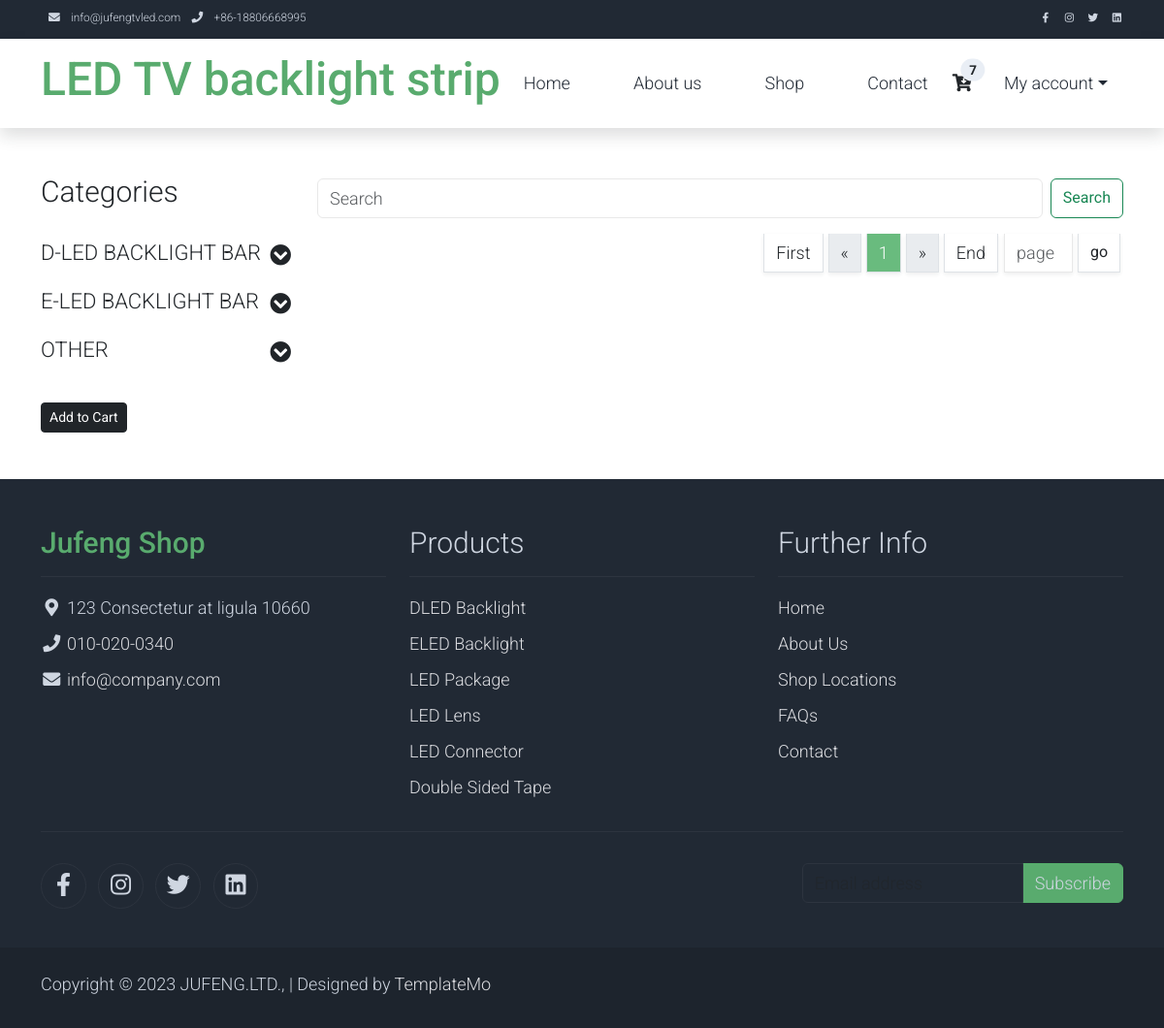
Before: /shop/category/skyworth/ (signed in) with the older database file.
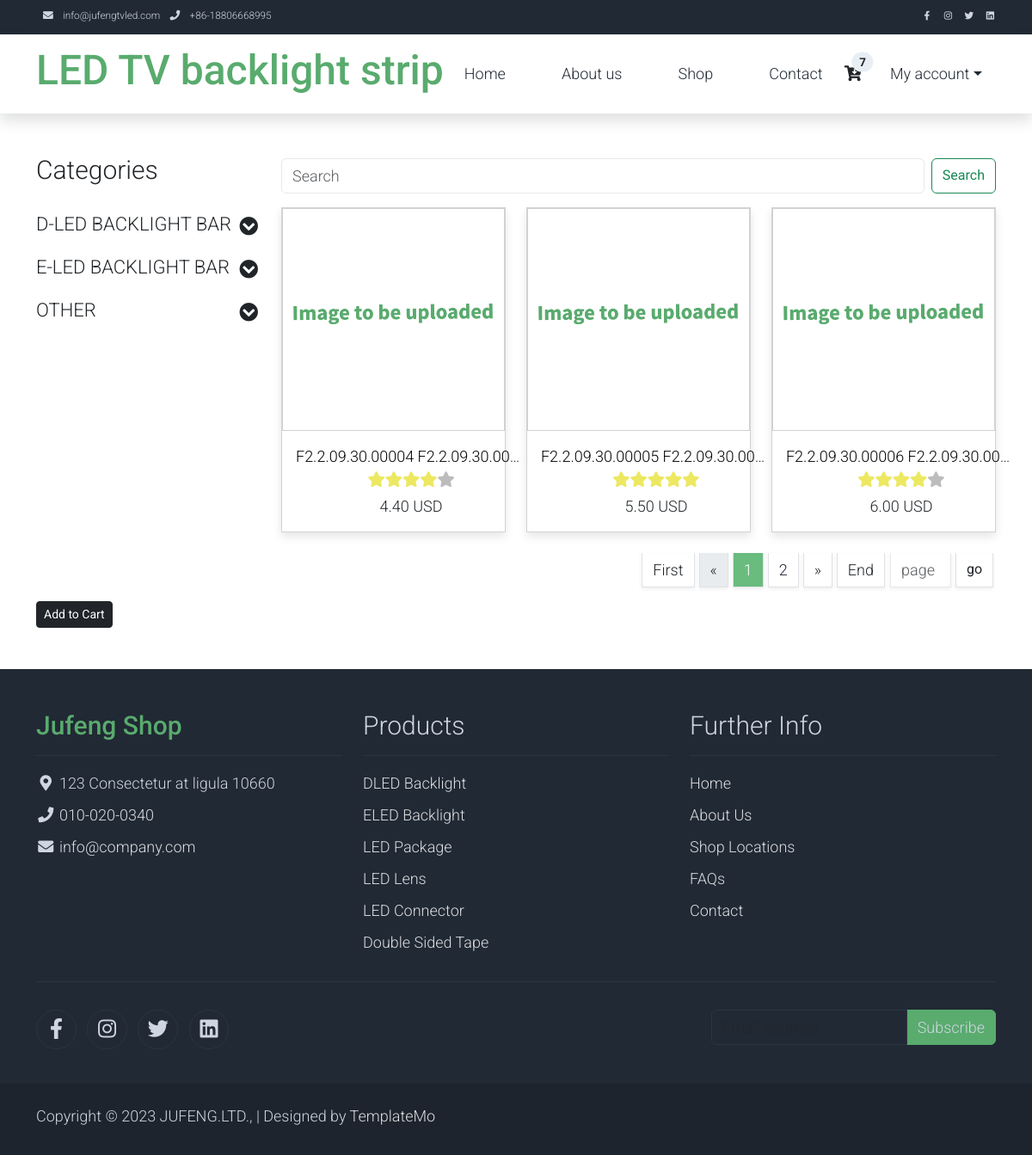
After: the same page with the newer database file.
### apps/shop/models.py (models this page shows)
class ShopSKU(BaseModel):
    goods_name = CharField(max_length=200, verbose_name='物料型号:(JF-D-***)')
    item_sku = CharField(max_length=64, verbose_name='物料编码(F2.2.09.30.00000)')
    listing = TextField(verbose_name='listing')
    brand = ForeignKey(ShopBrand, on_delete=PROTECT, verbose_name='商品品牌',
                       related_name='sku_brand')
    price = DecimalField(max_digits=10, decimal_places=2, null=True, blank=True, verbose_name='售价')
    transport_package = CharField(max_length=64, null=True, blank=True, verbose_name='运输包装')
    likes_num = IntegerField(default=0, null=True, blank=True, verbose_name='收藏')
    stock = IntegerField(default=0, null=True, blank=True, verbose_name='库存')
    sales = IntegerField(default=0, null=True, blank=True, verbose_name='销量')
    comment_num = IntegerField(default=0, null=True, blank=True, verbose_name='评论数量')
    fa_star = DecimalField(max_digits=16, decimal_places=1, validators=[MinValueValidator(0.0), MaxValueValidator(5.0)],
                           null=True, blank=True, verbose_name='评论星星')
    led_power = CharField(max_length=16, null=True, blank=True, verbose_name='LED灯珠瓦数')
    led_type = CharField(max_length=16, null=True, blank=True, verbose_name='LED灯珠类型')
    color = CharField(max_length=16, null=True, blank=True, verbose_name='灯珠发光颜色')
    led_num = CharField(max_length=16, null=True, blank=True, verbose_name='LED灯珠数量')
    voltage = CharField(max_length=16, null=True, blank=True, verbose_name='LED灯珠电压')
    current = DecimalField(max_digits=16, null=True, blank=True, decimal_places=2, verbose_name='LED灯珠电流')
    lens = CharField(max_length=32, null=True, blank=True, verbose_name='透镜类型')
    pcb_material = CharField(max_length=16, null=True, blank=True, verbose_name='PCB板材')
    pcb_w = DecimalField(max_digits=16, decimal_places=2, null=True, blank=True, verbose_name='PCB宽度')
    pcb_t = DecimalField(max_digits=16, decimal_places=2, null=True, blank=True, verbose_name='PCB厚度')
    a_pcb = CharField(max_length=16, null=True, blank=True, verbose_name='A/L1板名称')
    a_led_num = DecimalField(max_digits=16, decimal_places=0, null=True, blank=True, verbose_name='A板灯珠数量')
    a_pcb_num = DecimalField(max_digits=16, decimal_places=0, null=True, blank=True, verbose_name='A板数量')
    a_pcb_l = DecimalField(max_digits=16, decimal_places=2, null=True, blank=True, verbose_name='A/L1板PCB长度')
    aa_cnt_num = CharField(max_length=16, null=True, blank=True, verbose_name='A板连接器型号A数量')
    aa_cnt = CharField(max_length=16, null=True, blank=True, verbose_name='A板连接器型号A')
    ab_cnt_num = CharField(max_length=16, null=True, blank=True, verbose_name='A板连接器型号B数量')
    ab_cnt = CharField(max_length=16, null=True, blank=True, verbose_name='A板连接器型号B')
    ac_cnt_num = CharField(max_length=16, null=True, blank=True, verbose_name='A板连接器型号C数量')
    ac_cnt = CharField(max_length=16, null=True, blank=True, verbose_name='A板连接器型号C')
    b_pcb = CharField(max_length=16, null=True, blank=True, verbose_name='B/R2板名称')
    b_led_num = DecimalField(max_digits=16, decimal_places=0, null=True, blank=True, verbose_name='B板灯珠数量')
    b_pcb_num = DecimalField(max_digits=16, decimal_places=0, null=True, blank=True, verbose_name='B板数量')
    b_pcb_l = DecimalField(max_digits=16, decimal_places=2, null=True, blank=True, verbose_name='B/R2板PCB长度')
    ba_cnt_num = CharField(max_length=16, null=True, blank=True, verbose_name='B板连接器型号A数量')
    ba_cnt = CharField(max_length=16, null=True, blank=True, verbose_name='B板连接器型号A')
    bb_cnt_num = CharField(max_length=16, null=True, blank=True, verbose_name='B板连接器型号B数量')
    bb_cnt = CharField(max_length=16, null=True, blank=True, verbose_name='B板连接器型号B')
    bc_cnt_num = CharField(max_length=16, null=True, blank=True, verbose_name='B板连接器型号C数量')
    bc_cnt = CharField(max_length=16, null=True, blank=True, verbose_name='B板连接器型号C')
    c_pcb = CharField(max_length=16, null=True, blank=True, verbose_name='C/L2板名称')
    c_led_num = DecimalField(max_digits=16, decimal_places=0, null=True, blank=True, verbose_name='C板灯珠数量')
    c_pcb_num = DecimalField(max_digits=16, decimal_places=0, null=True, blank=True, verbose_name='C板数量')
    c_pcb_l = DecimalField(max_digits=16, decimal_places=2, null=True, blank=True, verbose_name='C/L2板PCB长度')
    ca_cnt_num = CharField(max_length=16, null=True, blank=True, verbose_name='C板连接器型号A数量')
    ca_cnt = CharField(max_length=16, null=True, blank=True, verbose_name='C板连接器型号A')
    cb_cnt_num = CharField(max_length=16, null=True, blank=True, verbose_name='C板连接器型号B数量')
    cb_cnt = CharField(max_length=16, null=True, blank=True, verbose_name='C板连接器型号B')
    cc_cnt_num = CharField(max_length=16, null=True, blank=True, verbose_name='C板连接器型号C数量')
    cc_cnt = CharField(max_length=16, null=True, blank=True, verbose_name='C板连接器型号C')
    d_pcb = CharField(max_length=16, null=True, blank=True, verbose_name='D/R2板名称')
    d_led_num = DecimalField(max_digits=16, decimal_places=0, null=True, blank=True, verbose_name='D板灯珠数量')
    d_pcb_num = DecimalField(max_digits=16, decimal_places=0, null=True, blank=True, verbose_name='D板数量')
    d_pcb_l = DecimalField(max_digits=16, decimal_places=2, null=True, blank=True, verbose_name='D/R2板PCB长度')
    da_cnt_num = CharField(max_length=16, null=True, blank=True, verbose_name='D板连接器型号A数量')
    da_cnt = CharField(max_length=16, null=True, blank=True, verbose_name='D板连接器型号A')
    db_cnt_num = CharField(max_length=16, null=True, blank=True, verbose_name='D板连接器型号B数量')
    db_cnt = CharField(max_length=16, null=True, blank=True, verbose_name='D板连接器型号B')
    dc_cnt_num = CharField(max_length=16, null=True, blank=True, verbose_name='D板连接器型号C数量')
    dc_cnt = CharField(max_length=16, null=True, blank=True, verbose_name='D板连接器型号C')
    e_pcb = CharField(max_length=16, null=True, blank=True, verbose_name='E板名称')
    e_led_num = DecimalField(max_digits=16, decimal_places=0, null=True, blank=True, verbose_name='E板灯珠数量')
    e_pcb_num = DecimalField(max_digits=16, decimal_places=0, null=True, blank=True, verbose_name='E板数量')
    e_pcb_l = DecimalField(max_digits=16, decimal_places=2, null=True, blank=True, verbose_name='E板PCB长度')
    ea_cnt_num = CharField(max_length=16, null=True, blank=True, verbose_name='E板连接器型号A数量')
    ea_cnt = CharField(max_length=16, null=True, blank=True, verbose_name='E板连接器型号A')
    eb_cnt_num = CharField(max_length=16, null=True, blank=True, verbose_name='E板连接器型号B数量')
    eb_cnt = CharField(max_length=16, null=True, blank=True, verbose_name='E板连接器型号B')
    ec_cnt_num = CharField(max_length=16, null=True, blank=True, verbose_name='E板连接器型号C数量')
    ec_cnt = CharField(max_length=16, null=True, blank=True, verbose_name='E板连接器型号C')
    f_pcb = CharField(max_length=16, null=True, blank=True, verbose_name='F板名称')
    f_led_num = DecimalField(max_digits=16, decimal_places=0, null=True, blank=True, verbose_name='F板灯珠数量')
    f_pcb_num = DecimalField(max_digits=16, decimal_places=0, null=True, blank=True, verbose_name='F板数量')
    f_pcb_l = DecimalField(max_digits=16, decimal_places=2, null=True, blank=True, verbose_name='F板PCB长度')
    fa_cnt_num = CharField(max_length=16, null=True, blank=True, verbose_name='F板连接器型号A数量')
    fa_cnt = CharField(max_length=16, null=True, blank=True, verbose_name='F板连接器型号A')
    fb_cnt_num = CharField(max_length=16, null=True, blank=True, verbose_name='F板连接器型号B数量')
    fb_cnt = CharField(max_length=16, null=True, blank=True, verbose_name='F板连接器型号B')
    fc_cnt_num = CharField(max_length=16, null=True, blank=True, verbose_name='F板连接器型号C数量')
    fc_cnt = CharField(max_length=16, null=True, blank=True, verbose_name='F板连接器型号C')
    o_code1 = TextField(null=True, blank=True, verbose_name='原厂代码1')
    o_code2 = TextField(null=True, blank=True, verbose_name='原厂代码2')
    o_code3 = TextField(null=True, blank=True, verbose_name='原厂代码3')
    o_code4 = TextField(null=True, blank=True, verbose_name='原厂代码4')
    o_code5 = TextField(null=True, blank=True, verbose_name='原厂代码5')
    o_code6 = TextField(null=True, blank=True, verbose_name='原厂代码6')
    o_code7 = TextField(null=True, blank=True, verbose_name='原厂代码7')
    o_code8 = TextField(null=True, blank=True, verbose_name='原厂代码8')
    o_code9 = TextField(null=True, blank=True, verbose_name='原厂代码9')
    o_code10 = TextField(null=True, blank=True, verbose_name='原厂代码10')
    tv_model = TextField(null=True, blank=True, verbose_name='适用电视机型号')
    image1 = ImageField(upload_to='product/', null=True, blank=True, verbose_name='主图')
    image2 = ImageField(upload_to='product/', blank=True, null=True, verbose_name='辅图')
    image3 = ImageField(upload_to='product/', blank=True, null=True, verbose_name='辅图')
    image4 = ImageField(upload_to='product/', blank=True, null=True, verbose_name='辅图')
    image5 = ImageField(upload_to='product/', blank=True, null=True, verbose_name='辅图')
    image6 = ImageField(upload_to='product/', blank=True, null=True, verbose_name='辅图')
    class Meta:
        db_table = 'shop_sku'
        verbose_name = '商品SKU'
        verbose_name_plural = verbose_name

### apps/shop/views.py (the view)
# urls.py: path('category/<str:brand_name>/', views.category, name='category'),
def category(request, brand_name):
    channel_group = ShopChannelGroup.objects.all()
    brands = ShopBrand.objects.filter(is_activate=True)
    brand = get_object_or_404(ShopBrand, name=brand_name)
    skus = ShopSKU.objects.filter(is_activate=True, brand=brand)
    current_num = int(request.GET.get('num', 1))
    paginator = Paginator(skus, settings.PAGE_SIZE)
    page_obj = paginator.get_page(current_num)
    if paginator.num_pages > 11:
        if current_num + 5 > paginator.num_pages:
            page_range = range(paginator.num_pages - 10, paginator.num_pages + 1)
        elif current_num - 5 < 1:
            page_range = range(1, 12)
        else:
            page_range = range(current_num - 5, current_num + 5 + 1)
    else:
        page_range = paginator.page_range
    return render(request, "category.html",
                  {'channel_group': channel_group, 'brand': brand, 'brands': brands, 'page_obj': page_obj,
                   'paginator': paginator,
                   'current_num': current_num, 'page_range': page_range})

### content/utils/auth.py (called while the page is built)
    def process_request(self, request):
        if request.path_info in ["/user/login/", "/user/register/", "/user/image/code/"]:
            return
        info_dict = request.session.get('info')
        if info_dict:
            return
        return redirect('/user/login/')

### apps/shop/templates/category.html (shortened to what the changed rows need)
{% extends 'base.html' %}
{% load static %}
{% block link %}
    <link rel="stylesheet" type="text/css" href="{% static 'css/slick.min.css' %}">
    <link rel="stylesheet" type="text/css" href="{% static 'css/slick-theme.css' %}">
{% endblock %}
{% block content %}
    <div class="container py-5">
        <div class="row">
            <div class="col-lg-3">
                <h1 class="h2 pb-4">Categories</h1>
            </div>
            <div class="col-lg-9">
                <div class="row">
                    {% for spu in page_obj %}
                        <div class="col-md-4">
                            <div class="card mb-4 product-wap rounded-0">
                                <div class="card rounded-0">
                                    {% if spu.image1 %}
                                        <img class="card-img rounded-0 img-fluid" src="{{ spu.image1.url }}">
                                    {% else %}
                                        <img class="card-img rounded-0 img-fluid" src="{% static 'img/no_image.png' %}">
                                    {% endif %}
                                </div>
                                <div class="card-body"
                                     style="width: 300px; white-space: nowrap; overflow: hidden; text-overflow: ellipsis;">
                                    <a href="single/?num={{ spu.id }}"
                                       class="h3 text-decoration-none">{{ spu.listing }}</a>
                                    <ul class="list-unstyled d-flex justify-content-center mb-1">
                                        <li>
                                        </li>
                                    </ul>
                                    <p class="text-center mb-0">{{ spu.price }} USD</p>
                                </div>
                            </div>
                        </div>
                    {% endfor %}
                </div>
                <div class="row ">
                    <ul class="pagination  justify-content-end pagination-gap ">
                        {% for num in page_range %}
                            {% if num == current_num %}
                                <li class="page-item disabled mc">
                                    <a class="page-link active rounded-0 mr-3 shadow-sm border-top-0 border-left-0"
                                       href="?num={{ num }}" tabindex="-1">{{ num }}</a>
                                </li>
                            {% else %}
                                <li class="page-item mc"><a href="?num={{ num }}"
                                                            class="page-link rounded-0 mr-3 shadow-sm border-top-0 border-left-0 text-dark">{{ num }}</a>
                                </li>
                            {% endif %}
                        {% endfor %}
                        {% if page_obj.has_next %}
                            <li class="page-item mc">
                                <a href="?num={{ page_obj.next_page_number }}"
                                   class="page-link rounded-0 mr-3 shadow-sm border-top-0 border-left-0 text-dark">
                                    <span>&raquo;</span>
                                </a>
                            </li>
                        {% else %}
                            <li class="page-item disabled mc">
                                <a href="#"
                                   class="page-link rounded-0 mr-3 shadow-sm border-top-0 border-left-0 text-dark">
                                    <span>&raquo;</span>
                                </a>
                            </li>
                        {% endif %}
                    </ul>
                </div>
            </div>
        </div>
    </div>
{% endblock %}

Changed rows visible on the page:
now on this page (row edited): ShopSKU: listing "F2.2.09.30.00004 F2.2.09.30.00…", price "4.40"
now on this page (row edited): ShopSKU: listing "F2.2.09.30.00005 F2.2.09.30.00…", price "5.50"
now on this page (row edited): ShopSKU: listing "F2.2.09.30.00006 F2.2.09.30.00…", price "6.00"
Other visible differences:
new list line: "2"
